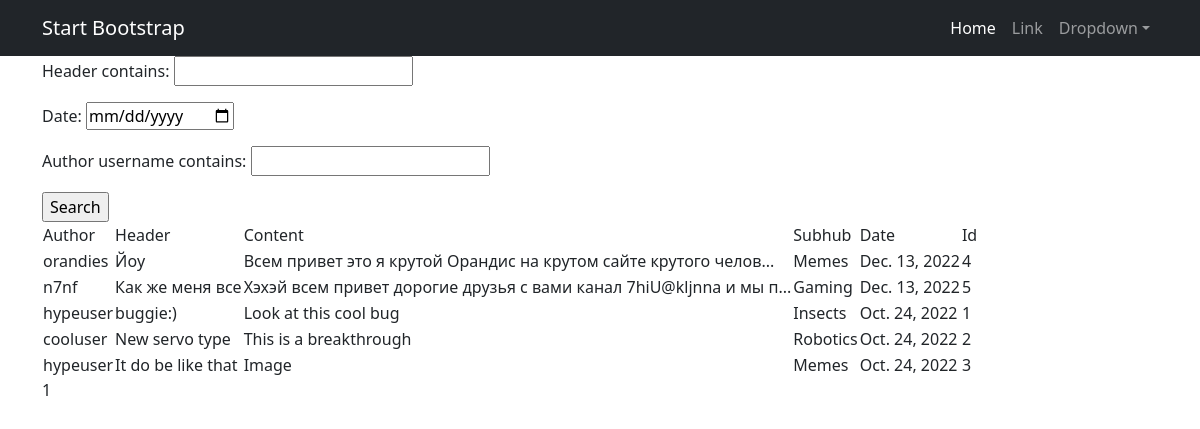
Page /posts/search/ on the earlier database version.
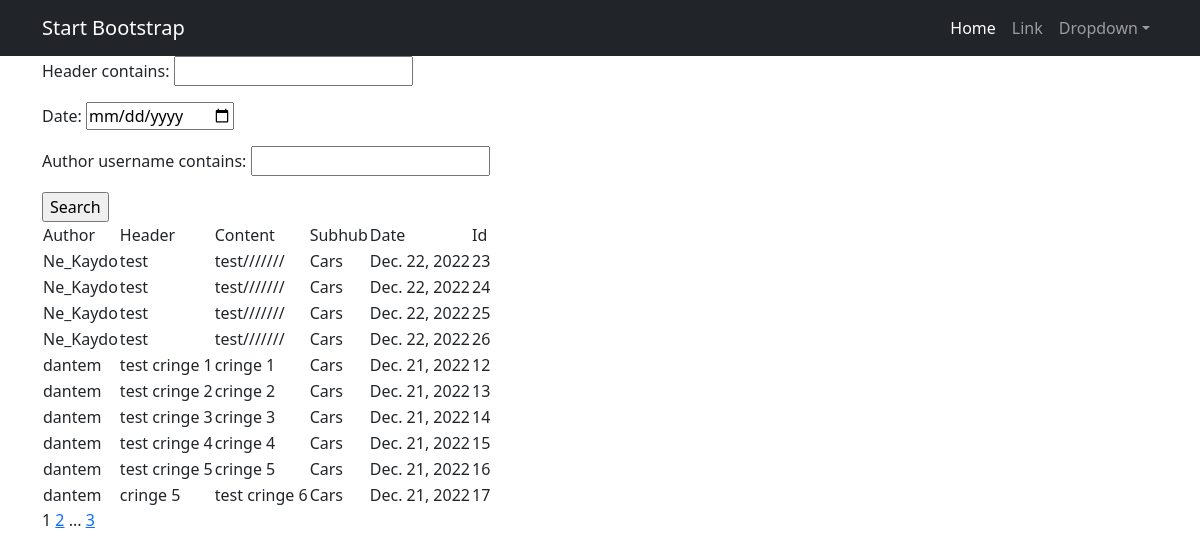
Same page on the later database version.
### news/models.py (models this page shows, shortened)
class Post(models.Model):
    author = models.ForeignKey(User, on_delete=models.CASCADE)
    subhub = models.ForeignKey(SubHub, on_delete=models.CASCADE)
    rating = models.IntegerField(default=0)
    content = models.TextField(max_length=1024)
    header = models.TextField(max_length=128)
    date = models.DateField(auto_now_add=True)
    ARTICLE = "AR"
    NEWS = "NE"
    ELSE = "EL"
    RESTRICTION_CHOICES = [
        (ARTICLE, "Article"),
        (NEWS, "News"),
        (ELSE, "Else")
    ]
    restriction = models.CharField(
        max_length=2,
        choices=RESTRICTION_CHOICES,
        default=ELSE
    )
    def preview(self):
        if len(self.content) >= 64:
            return f'{self.content[0:64]}...'
        else:
            return self.content

class SubHub(models.Model):
    name = models.CharField(max_length=128, unique=True)
    description = models.TextField(max_length=256)
    post_count = models.IntegerField(default=0)

### news/views.py (the view)
# urls.py: path('search/', PostSearch.as_view(), name='post_search'),
class PostSearch(ListView):
    model = Post
    ordering = '-date'
    template_name = 'flatpages/post_search.html'
    context_object_name = 'posts'
    paginate_by = 10
    def get_queryset(self):
        queryset = super().get_queryset()
        self.filterset = PostFilter(self.request.GET, queryset)
        return self.filterset.qs
    def get_context_data(self, **kwargs):
        context = super().get_context_data(**kwargs)
        context['filterset'] = self.filterset
        return context

### news/templatetags/custom_filters.py (called while the page is built)
@register.filter()
def curse_filter(string_to_check):
    checked_string = ''
    for word in string_to_check.split():
        for check_word in CENSORED_WORDS:
            if check_word in word.lower():
                last_chars = ''
                for char in reversed(word):
                    if char not in string.punctuation:
                        break
                    last_chars += char
                last_chars = last_chars[::-1]
                new_word = word[0] + (len(word.translate(str.maketrans('', '', string.punctuation))) - 1) * "*"
                checked_string += new_word + f"{last_chars} "
                break
        else:
            checked_string += word + " "
    return checked_string

### news/templatetags/custom_tags.py (called while the page is built)
@register.simple_tag(takes_context=True)
def url_replace(context, **kwargs):
    d = context['request'].GET.copy()
    for k, v in kwargs.items():
        d[k] = v
    return d.urlencode()

### templates/flatpages/post_search.html (shortened to what this page needs)
{% extends 'flatpages/default.html' %}
{% load custom_filters %}
{% load custom_tags %}
{% block content %}
    <form action="" method="get">
        {{ filterset.form.as_p }}
        <input type="submit" value="Search"/>
    </form>
    {% if posts %}
        <table>
            <tr>
                <td>Author</td>
                <td>Header</td>
                <td>Content</td>
                <td>Subhub</td>
                <td>Date</td>
                <td>Id</td>
            </tr>
            {% for post in posts %}
                <tr>
                    <td>{{ post.author.username }}</td>
                    <td>{{ post.header|curse_filter }}</td>
                    <td>{{ post.preview|curse_filter }}</td>
                    <td>{{ post.subhub.name }}</td>
                    <td>{{ post.date }}</td>
                    <td>{{ post.pk }}</td>
                </tr>
            {% endfor %}
        </table>
    {% else %}
        <h2>Посты не найдены</h2>
    {% endif %}
    {{ page_obj.number }}
    {% if page_obj.has_next %}
        <a href="?{% url_replace page=page_obj.next_page_number %}">{{ page_obj.next_page_number }}</a>
        {% if paginator.num_pages != page_obj.next_page_number %}
            ...
            <a href="?{% url_replace page=page_obj.paginator.num_pages %}">{{ page_obj.paginator.num_pages }}</a>
        {% endif %}
    {% endif %}
{% endblock content %}

Differences in the rows shown:
no longer on this page (row unchanged): Post: author.username "orandies", header|curse_filter "Йоу", preview|curse_filter "Всем привет это я крутой Орандис на крутом сайте крутого челов...", subhub.name "Memes", date "Dec. 13, 2022", pk "4"
no longer on this page (row unchanged): Post: author.username "n7nf", header|curse_filter "Как же меня все", preview|curse_filter "Хэхэй всем привет дорогие друзья с вами канал 7hiU@kljnna и мы п...", subhub.name "Gaming", date "Dec. 13, 2022", pk "5"
no longer on this page (row unchanged): Post: author.username "hypeuser", header|curse_filter "buggie:)", preview|curse_filter "Look at this cool bug", subhub.name "Insects", date "Oct. 24, 2022", pk "1"
no longer on this page (row unchanged): Post: author.username "cooluser", header|curse_filter "New servo type", preview|curse_filter "This is a breakthrough", subhub.name "Robotics", date "Oct. 24, 2022", pk "2"
no longer on this page (row unchanged): Post: author.username "hypeuser", header|curse_filter "It do be like that", preview|curse_filter "Image", subhub.name "Memes", date "Oct. 24, 2022", pk "3"
added Post: author.username "Ne_Kaydo", header|curse_filter "test", preview|curse_filter "test///////", subhub.name "Cars", date "Dec. 22, 2022", pk "23"
added Post: author.username "Ne_Kaydo", header|curse_filter "test", preview|curse_filter "test///////", subhub.name "Cars", date "Dec. 22, 2022", pk "24"
added Post: author.username "Ne_Kaydo", header|curse_filter "test", preview|curse_filter "test///////", subhub.name "Cars", date "Dec. 22, 2022", pk "25"
added Post: author.username "Ne_Kaydo", header|curse_filter "test", preview|curse_filter "test///////", subhub.name "Cars", date "Dec. 22, 2022", pk "26"
added Post: author.username "dantem", header|curse_filter "test cringe 1", preview|curse_filter "cringe 1", subhub.name "Cars", date "Dec. 21, 2022", pk "12"
added Post: author.username "dantem", header|curse_filter "test cringe 2", preview|curse_filter "cringe 2", subhub.name "Cars", date "Dec. 21, 2022", pk "13"
added Post: author.username "dantem", header|curse_filter "test cringe 3", preview|curse_filter "cringe 3", subhub.name "Cars", date "Dec. 21, 2022", pk "14"
added Post: author.username "dantem", header|curse_filter "test cringe 4", preview|curse_filter "cringe 4", subhub.name "Cars", date "Dec. 21, 2022", pk "15"
added Post: author.username "dantem", header|curse_filter "test cringe 5", preview|curse_filter "cringe 5", subhub.name "Cars", date "Dec. 21, 2022", pk "16"
added Post: author.username "dantem", header|curse_filter "cringe 5", preview|curse_filter "test cringe 6", subhub.name "Cars", date "Dec. 21, 2022", pk "17"
Other differences:
{{ page_obj.next_page_number }}: (not shown) → "2"
{{ page_obj.paginator.num_pages }}: (not shown) → "3"
